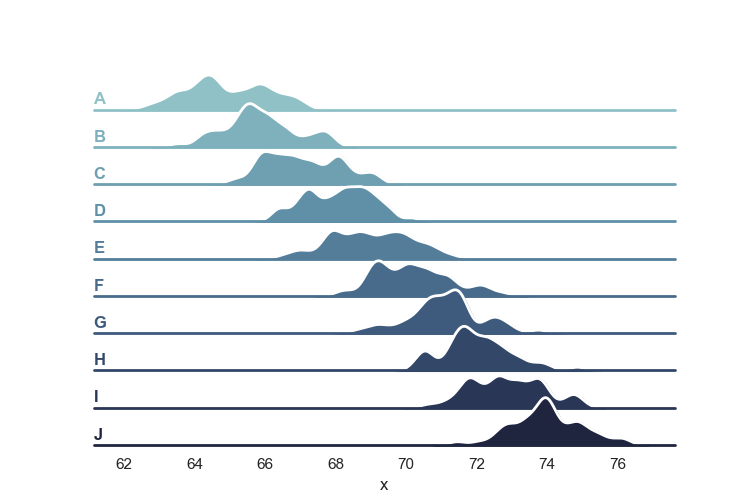

Python code for this plot:
# 引入所需库
import seaborn as sns
import matplotlib.pyplot as plt
import numpy as np
import pandas as pd

# 设置图大小
f, ax = plt.subplots(figsize=(7, 6))

# 将主题设置为白色风格、将轴的颜色设置为黑色
sns.set_theme(style="white", rc={"axes.facecolor": (0, 0, 0, 0)})

# 创建一个随机数列
rs = np.random.RandomState(1979)
x = rs.randn(500)
g = np.tile(list("ABCDEFGHIJ"), 50)
df = pd.DataFrame(dict(x=x, g=g))
m = df.g.map(ord)
df["x"] += m

# 使用cubehelix颜色映射为每个类别创建了一个颜色序列
pal = sns.cubehelix_palette(10, rot=-.25, light=.7)
# 创建一个FacetGrid对象，该对象用于绘制不同类别之间的密度分布图
g = sns.FacetGrid(df, row="g", hue="g", aspect=15, height=.5, palette=pal)

# 使用kdeplot函数绘制密度分布图，并使用refline函数添加了一条参考线
g.map(sns.kdeplot, "x",
      bw_adjust=.5, clip_on=False,
      fill=True, alpha=1, linewidth=1.5)
g.map(sns.kdeplot, "x", clip_on=False, color="w", lw=2, bw_adjust=.5)
g.refline(y=0, linewidth=2, linestyle="-", color=None, clip_on=False)


# 在图形的坐标轴上添加标签
def label(x, color, label):
    ax = plt.gca()
    ax.text(0, .2, label, fontweight="bold", color=color,
            ha="left", va="center", transform=ax.transAxes)
g.map(label, "x")

# 调整图形布局，将每个子图之间的垂直间距减小到最小
g.figure.subplots_adjust(hspace=-.25)

# 移除网格标题
g.set_titles("")
# 移除y轴标签
g.set(yticks=[], ylabel="")
# 删除网格下边框和左边框
g.despine(bottom=True, left=True)

plt.show()
